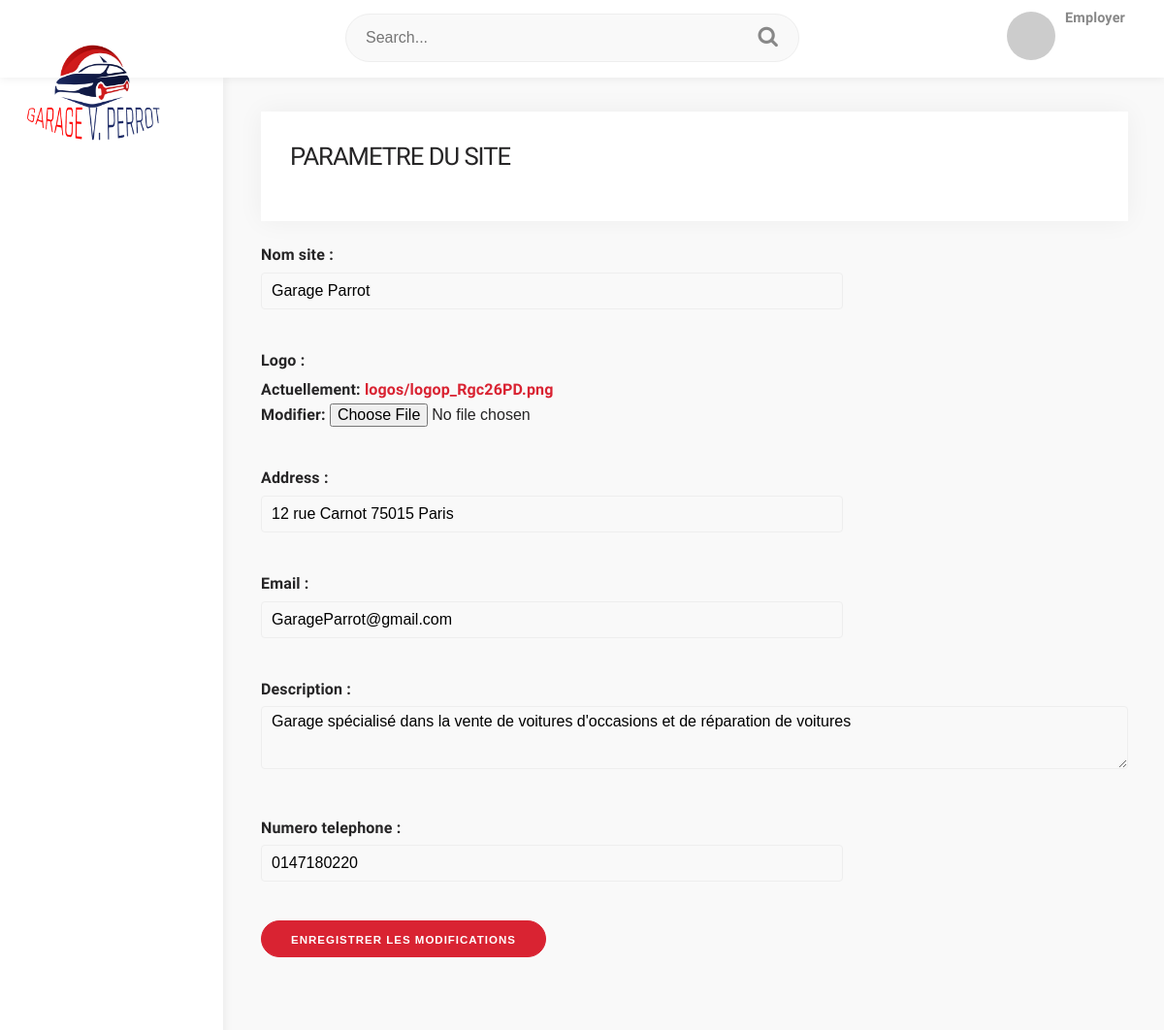
Page /setting/ on the committed database.
### site_client/models.py (models this page shows, shortened)
class SiteInfo(models.Model):
    nom_site = models.CharField(max_length=100)
    logo = models.ImageField(upload_to='logos/')
    address = models.CharField(max_length=200)
    email = models.EmailField()
    description = models.TextField()
    numero_telephone = models.CharField(max_length=20)
    objects = SiteInfoManager()
    class Meta:
        verbose_name = 'Site Information'
        verbose_name_plural = 'Site Information'

### garage/views.py (the view)
# urls.py: path('setting/',site_info_view),
def site_info_view(request):
    site_info = SiteInfo.objects.get_singleton()
    form = SiteInfoForm(instance=site_info)
    if request.method == 'POST':
        form = SiteInfoForm(request.POST, request.FILES, instance=site_info)
        if form.is_valid():
            form.save()
    context = {'form': form}
    return render(request, 'garage/pages/setting.html', context)

### garage/forms.py
class SiteInfoForm(forms.ModelForm):
    class Meta:
        model = SiteInfo
        fields = '__all__'
        widgets = {
        }

### site_client/context_processors.py (called while the page is built)
def site_info(request):
    site_info = SiteInfo.objects.get_singleton()
    return {'site_info': site_info}

### site_client/models.py (called while the page is built)
    def get_singleton(self):
        return self.first()

### garage/templates/garage/pages/setting.html (shortened to what this page needs)
{% extends 'garage/base.html' %}
{% block title %}
<H3> PARAMETRE DU SITE </H3>
{% endblock %}
{% block main  %}
<div class="col-lg-8 px-4">
    <form method="post" enctype="multipart/form-data">
        {{ form.as_p }}
        <button type="submit" class="btn btn-primary">Enregistrer les modifications</button>
    </form>
</div>
{% endblock %}

### garage/templates/garage/base.html (shortened to what this page needs)
<!DOCTYPE html>
<html lang="en">
<head>
    {% load static %}
	<link rel="stylesheet" href="{% static 'css/font-awesome.min.css'%}">
	<link rel="stylesheet" href="{% static 'css/normalize.css'%}">
	<link rel="stylesheet" href="{% static 'css/milligram.min.css'%}">
	<link rel="stylesheet" href="{% static 'css/styles-admin.css'%}">
</head>
<body>
	<div class="navbar">
		<div class="row">
			<div class="column column-30 col-site-title"><a href="#" class="site-title float-left"><img src="{{site_info.logo.url}}" style="width: 150px;"></a></div>
			<div class="column column-40 col-search"><a href="#" class="search-btn fa fa-search"></a>
				<input type="text" name="" value="" placeholder="Search..." />
			</div>
			<div class="column column-30">
				<div class="user-section"><a href="#">
					<img src="http://via.placeholder.com/50x50" alt="profile photo" class="circle float-left profile-photo" width="50" height="auto">
					<div class="username">
						{% if user.is_superuser %}
						<p>Administrateur</p>
						{% else %}
						<p> Employer </p>
						{% endif %}
					</div>
				</a></div>
			</div>
		</div>
	</div>
	<div class="row">
		<div id="sidebar" class="column pt-3 bg-primary">
			<br><br><br>
		</div>
		<section id="main-content" class="column column-offset-20">
			<div class="row grid-responsive">
				<div class="column page-heading">
					<div class="large-card">
						{% block title %} {% endblock %}
					</div>
                    {% block main %} {% endblock %}
				</div>
			</div>
</body>
</html>

### garage/static/css/styles-admin.css (style rules this page uses)
body { background: #f9f9f9; height: 100%; width: 100%; font-weight: bold; overflow-x: hidden; font-size: 1.6em; font-family: 'Rajdhani'; color: #262526; }
h1, h2, h3, h4, h5, h6 { font-weight: 500; letter-spacing: -.1rem; margin-bottom: 2.0rem; margin-top: 0; }
h3 { font-size: 1.6em; }
a { color: #d92332; }
.circle { border-radius: 499rem; }
input[type='email'], input[type='number'], input[type='password'], input[type='search'], input[type='tel'], input[type='text'], input[type='url'], textarea, select { border: 1px solid #f9f9f9 !important; }
.button, button, input[type='button'], input[type='reset'], input[type='submit'] { background-color: #d92332; border: 0.1rem solid #d92332; border-radius: 499rem; font-size: 1.15rem; }
input[type='email'], input[type='number'], input[type='password'], input[type='search'], input[type='tel'], input[type='text'], input[type='url'], textarea, select { border: 0.1rem solid #eee !important; border-radius: .4rem; box-shadow: none; }
input[type='email'], input[type='number'], input[type='password'], input[type='search'], input[type='tel'], input[type='text'], input[type='url'], select { max-width: 60rem; }
.navbar { position: fixed; z-index: 1; width: 100%; background: #fff; height: 80px; padding: 20px 0; box-shadow: 0px 3px 8px rgba(0, 0, 0, 0.05); }
.navbar a.site-title { color: #222; color: #d92332; font-size: 2.3rem; font-weight: bold; display: block; margin: 0 20px 10px 20px; }
.navbar .col-search { position: relative; }
.navbar .col-search .search-btn { font-size: 22px; color: #888; position: absolute; top: 6px; right: 42px; }
.navbar input[type=text] { margin-top: -.6rem; margin-left: -1rem; padding-left: 2rem; background: #f9f9f9; border-radius: 499rem; border: none; height: 50px; }
#sidebar { position: fixed; z-index: 0; width: 20% !important; background: #fff; padding: 10px 30px !important; box-shadow: 3px 0px 8px rgba(0, 0, 0, 0.05); margin-top: 80px; height: 100%; }
#main-content { width: 80% !important; padding: 20px 3.5rem !important; margin-top: 95px; margin-right: 12px; }
#main-content .page-heading { margin-bottom: 20px; }
.large-card { background: #fff; padding: 30px; box-shadow: 0px 0px 25px rgba(0, 0, 0, 0.05); margin-bottom: 2.2rem; }
.user-section { margin-top: -8px; margin-right: 40px; }
.user-section a { float: right; }
.user-section img { margin-right: 10px; float: left; }
.user-section .username { color: #333; float: right; text-align: left; }
.user-section .username p { color: #888; font-size: .9em; }

### rows in the picture
SiteInfo: logo (picture), nom_site "Garage Parrot", address "12 rue Carnot 75015 Paris", email "GarageParrot@gmail.com", description "Garage spécialisé dans la vente de voitures d'occasions et de réparation de voitures", numero_telephone "0147180220"
